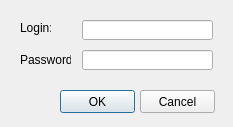
<?xml version="1.0" encoding="UTF-8"?>
<ui version="4.0">
 <class>loginDialog</class>
 <widget class="QDialog" name="loginDialog">
  <property name="geometry">
   <rect>
    <x>0</x>
    <y>0</y>
    <width>233</width>
    <height>127</height>
   </rect>
  </property>
  <property name="windowTitle">
   <string>User authentification</string>
  </property>
  <property name="modal">
   <bool>true</bool>
  </property>
  <widget class="QLineEdit" name="loginEdit">
   <property name="geometry">
    <rect>
     <x>82</x>
     <y>20</y>
     <width>131</width>
     <height>20</height>
    </rect>
   </property>
  </widget>
  <widget class="QLineEdit" name="passwordEdit">
   <property name="geometry">
    <rect>
     <x>82</x>
     <y>50</y>
     <width>131</width>
     <height>20</height>
    </rect>
   </property>
  </widget>
  <widget class="QLabel" name="loginLabel">
   <property name="geometry">
    <rect>
     <x>20</x>
     <y>20</y>
     <width>31</width>
     <height>16</height>
    </rect>
   </property>
   <property name="text">
    <string>Login:</string>
   </property>
  </widget>
  <widget class="QLabel" name="passwordLabel">
   <property name="geometry">
    <rect>
     <x>20</x>
     <y>50</y>
     <width>51</width>
     <height>20</height>
    </rect>
   </property>
   <property name="text">
    <string>Password:</string>
   </property>
  </widget>
  <widget class="QPushButton" name="okButton">
   <property name="geometry">
    <rect>
     <x>60</x>
     <y>90</y>
     <width>75</width>
     <height>23</height>
    </rect>
   </property>
   <property name="text">
    <string>OK</string>
   </property>
  </widget>
  <widget class="QPushButton" name="cancelButton">
   <property name="geometry">
    <rect>
     <x>140</x>
     <y>90</y>
     <width>75</width>
     <height>23</height>
    </rect>
   </property>
   <property name="text">
    <string>Cancel</string>
   </property>
  </widget>
 </widget>
 <resources/>
 <connections/>
</ui>
